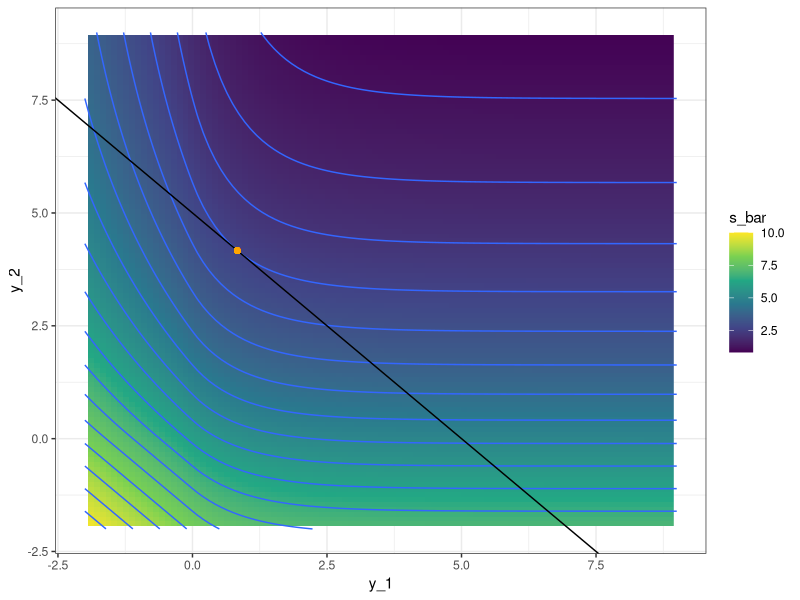
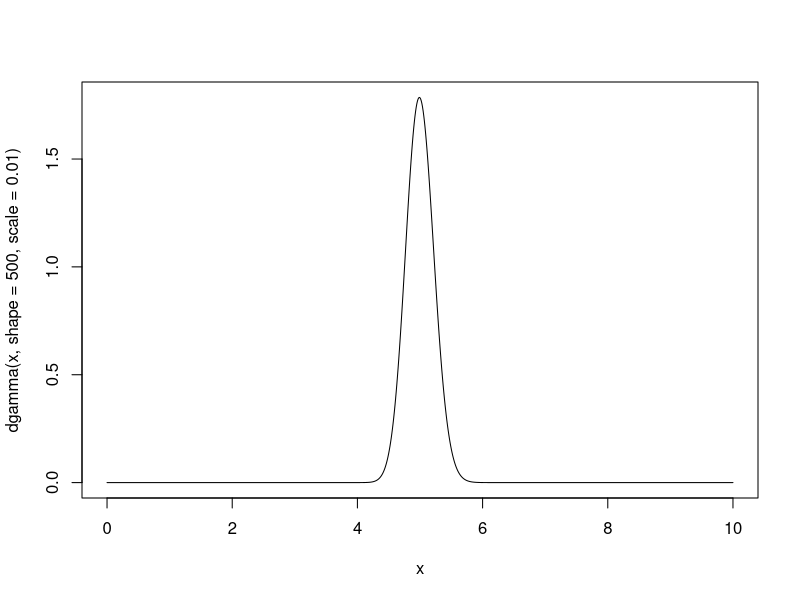
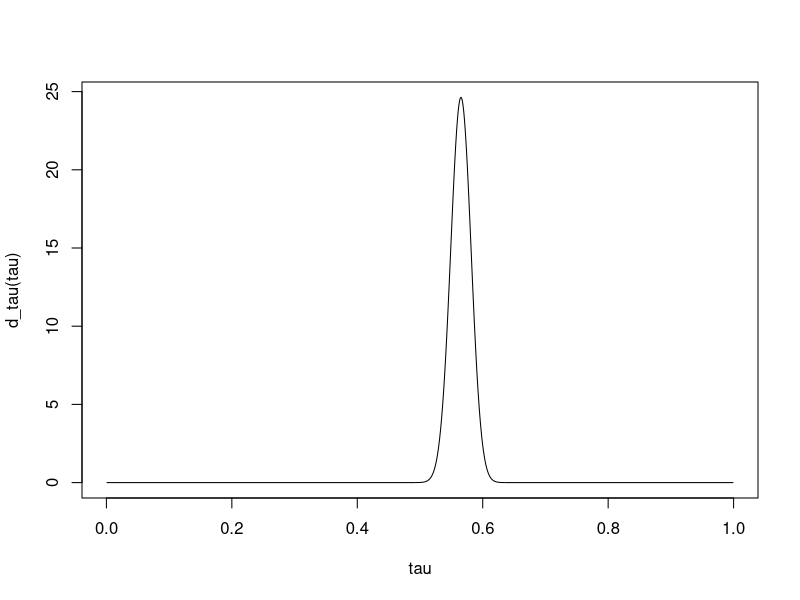
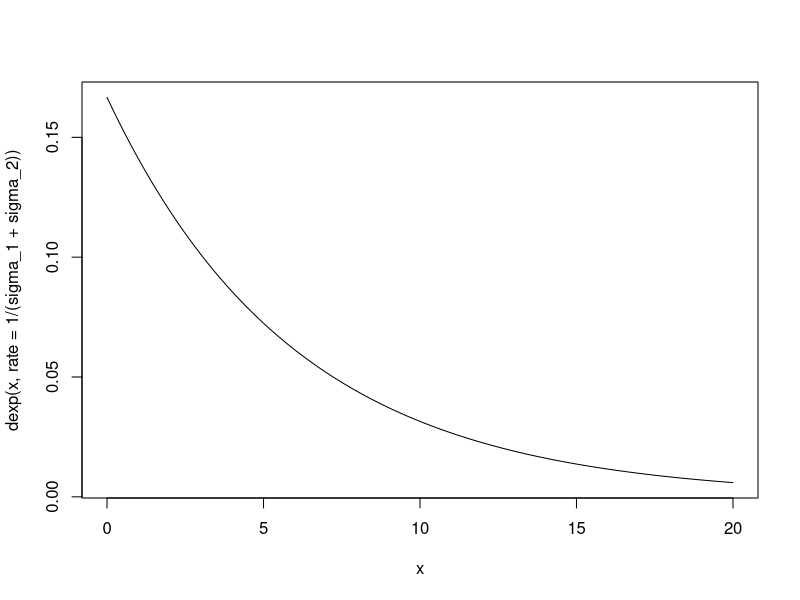

Source code (R) for these figures, in order:
## ---- chunk 1
library(tidyr)
library(dplyr)
library(ggplot2)
## ---- chunk 2
sigma_1 <- 1
sigma_2 <- 5

K <- 5

tau <- 1 - exp(-K/(sigma_1 + sigma_2))

x_1star <- qexp(tau, rate = 1 / sigma_1)
x_2star <- qexp(tau, rate = 1 / sigma_2)

n_grid <- 101
grid_l <- -2.0
grid_u <- 9.0
y_grid <- tidyr::expand_grid(
    y_1 = seq(from = grid_l, to = grid_u, length.out = n_grid),
    y_2 = seq(from = grid_l, to = grid_u, length.out = n_grid)
)

s_bar <- function(x_1, x_2) {
    sigma_1 * exp(-x_1 / sigma_1)*(x_1>=0) + sigma_2 * exp(-x_2 / sigma_2)*(x_2>=0) +
    (sigma_1 - x_1)*(x_1<0) + (sigma_2 - x_2)*(x_2<0) 
}

joint_dist <- y_grid %>%
    dplyr::mutate(
        s_bar = s_bar(y_1, y_2)
    )

ggplot(data = joint_dist) +
    geom_raster(aes(x = y_1, y = y_2, fill = s_bar)) +
    geom_contour(mapping = aes(x = y_1, y = y_2, z = s_bar), breaks = s_bar(x_1star, x_2star)%%1 + seq(0, 10, by = .5)) +
    geom_abline(intercept = K, slope = -1) +
    geom_point(x = x_1star, y = x_2star, color = "orange") +
    scale_fill_viridis_c() +
    xlim(grid_l, grid_u) +
    ylim(grid_l, grid_u) +
    theme_bw()
## ---- chunk 3
curve(dgamma(x, shape = 500, scale = 0.01), from = 0, to = 10, n = 1001)
## ---- chunk 4
tau <- seq(from = 0.001, to = 0.999, length.out = 10000)

d_tau <- function(tau) {
    dgamma(-log(1 - tau) * (sigma_1 + sigma_2), shape = 500, scale = 0.01) *
                ((sigma_1 + sigma_2) / (1 - tau))
}

plot(tau, d_tau(tau), "l")

# note that this is a density
sum(d_tau(tau) * diff(tau)[1])
## ---- chunk 5
curve(dexp(x, rate = 1 / (sigma_1 + sigma_2)), 0, 20)
